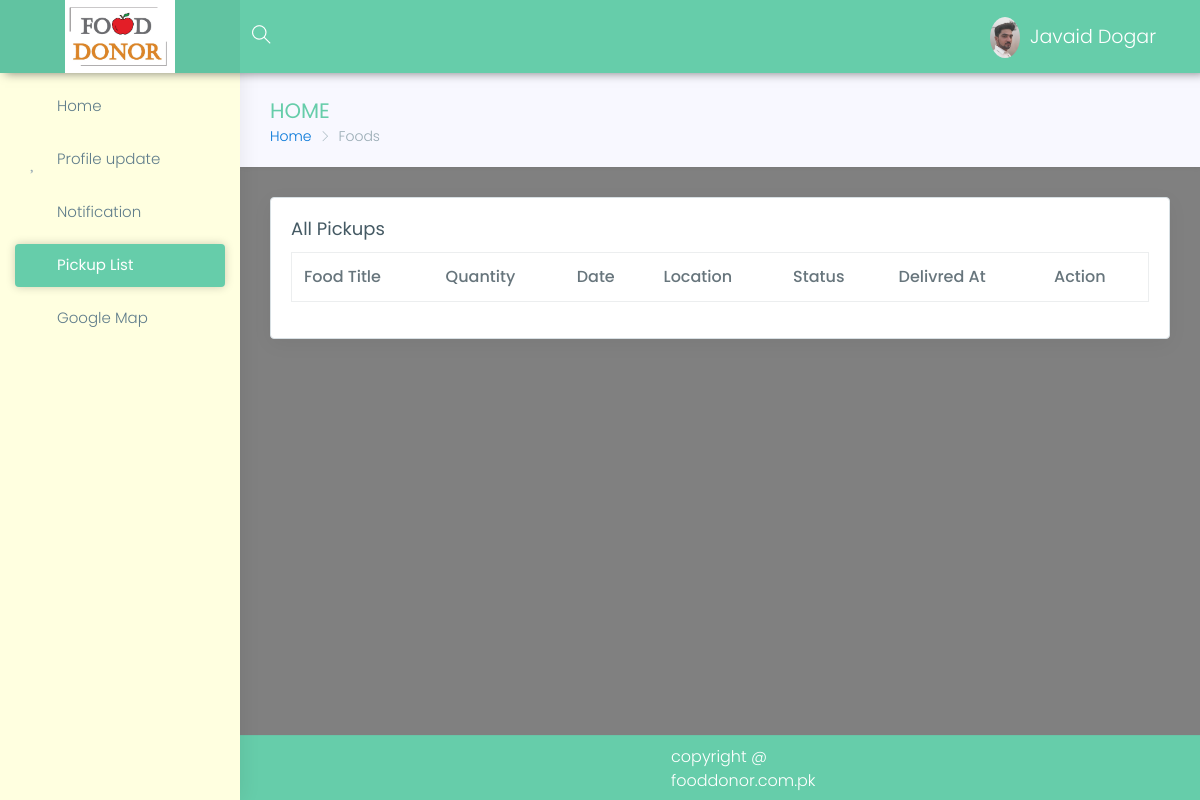
/volunteer/foods (signed in), run on an earlier commit of the app's database.
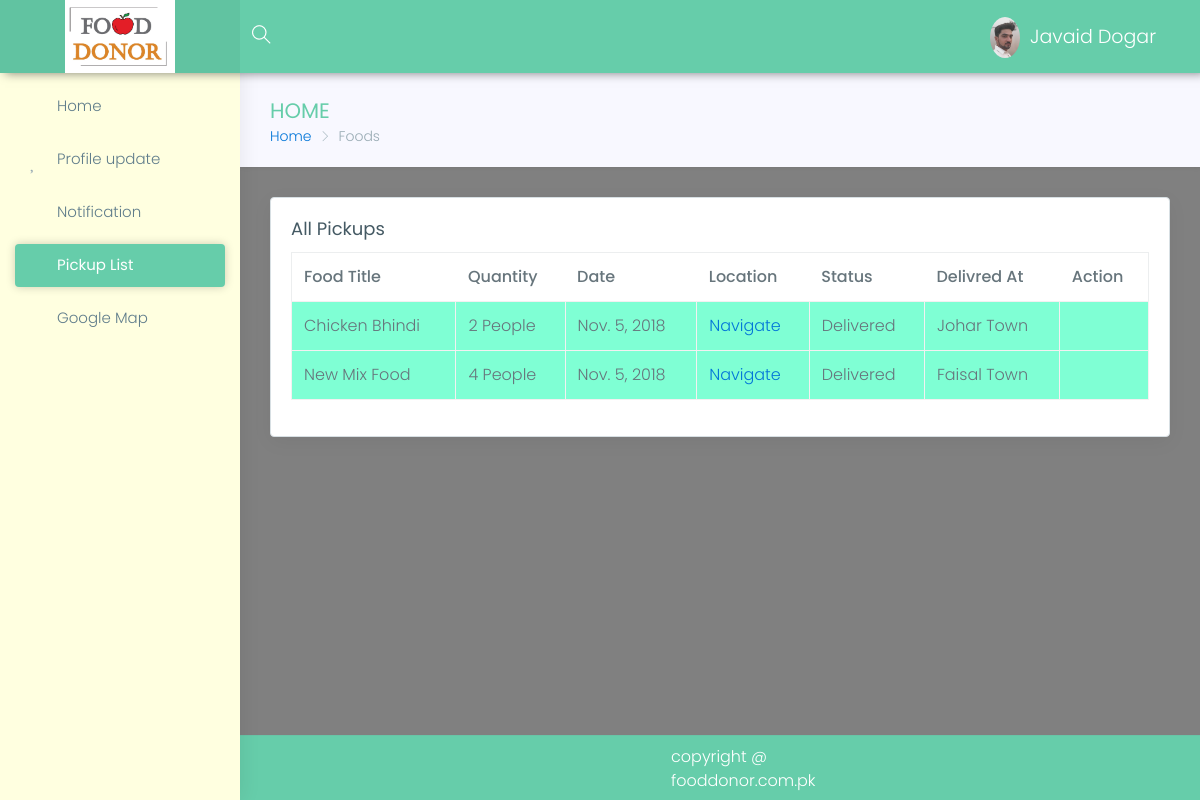
And on a later commit of the database.
### donor/models.py (models this page shows, shortened)
class Food(models.Model):
    donor=models.ManyToManyField(Donor)
    food_title=models.CharField(max_length=15,null=False,blank=False,)
    food_type = models.CharField(max_length=15, null=False, blank=False, choices=food_types)
    quantity=models.IntegerField(blank=False)
    delivered_at = models.CharField(max_length=50, default="NAN")
    preparation_date=models.DateField(blank=True,default=now())
    post_date = models.DateField(blank=True, default=now())
    status=models.CharField(choices=choices,max_length=10,default='New Entry')
    location=models.CharField(max_length=200,blank=True,null=True)
    image=models.ImageField(blank=True,null=True)
    volunteer=models.ForeignKey(Volenteer,on_delete=models.SET_NULL,null=True)

### volunteer/views.py (the view, shortened to what this page needs)
def foods(request):
    volunteer = Volenteer.objects.get(user=request.user)
    all_foods=volunteer.food_set.all()
    return render(request, 'volunteer/Pickup-list.html',{'foods':all_foods,'volunteer':volunteer})

### templates/volunteer/Pickup-list.html (shortened to what this page needs)
{% extends 'panel-base.html' %}
{% block sidebar %}
            {% include 'volunteer/sidebar.html' %}
        {% endblock %}
{% block bradcrump %}
    <div class="row page-titles">
                    <div class="col-md-5 col-8 align-self-center">
                        <h3 class="text-themecolor">HOME</h3>
                        <ol class="breadcrumb">
                            <li class="breadcrumb-item"><a href="{% url 'volunteer-index' %}">Home</a></li>
                            <li class="breadcrumb-item active">Foods</li>
                        </ol>
                    </div>
                </div>
{% endblock %}
{% block main %}
                <div class="row">
                    <div class="col-lg-12">
                        <div class="card">
                            <div class="card-block">
                                <h4 class="card-title">All Pickups</h4>
                                <div class="table-responsive">
                                    <table class="table table-hover table-striped table-bordered">
                                        <thead>
                                            <tr>
                                                <th>Food Title</th>
                                                <th>Quantity</th>
                                                <th>Date</th>
                                                <th>Location</th>
                                                <th>Status</th>
                                                <th>Delivred At</th>
                                                <th>Action</th>
                                            </tr>
                                        </thead>
                                        <tbody>
                                        {% for food in foods %}
                                            {% if food.status == 'Delivered' %}
                                                <tr style="background-color: aquamarine">
                                                <td>{{ food.food_title }}</td>
                                                <td>{{ food.quantity }} People</td>
                                                <td>{{ food.post_date }}</td>
                                                <td>
                                                    <a href="{% url 'volunteer-map' %}">Navigate</a>
                                                </td>
                                                <td>{{ food.status }}</td>
                                                <td>{{ food.delivered_at }}</td><td></td>
                                                </tr>
                                            {% endif %}
                                        {% endfor %}
                                        </tbody>
                                    </table>
                                </div>
                            </div>
                        </div>
                    </div>
                </div>
{% endblock %}

What changed in the data, as far as the page shows it:
now on this page (row edited): Food: food_title "Chicken Bhindi", quantity "2", post_date "Nov. 5, 2018", status "Delivered", delivered_at "Johar Town"
now on this page (row edited): Food: food_title "New Mix Food", quantity "4", post_date "Nov. 5, 2018", status "Delivered", delivered_at "Faisal Town"
